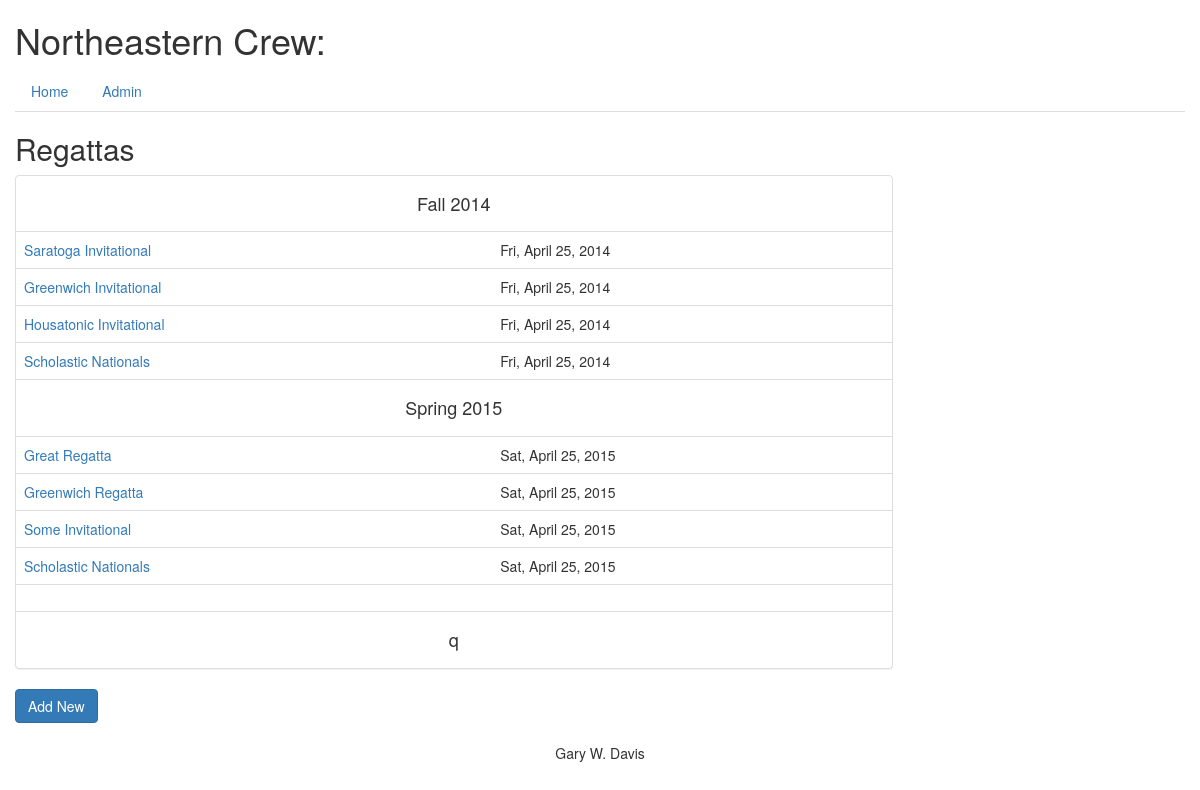
Before: /regattas/ with the older database file.
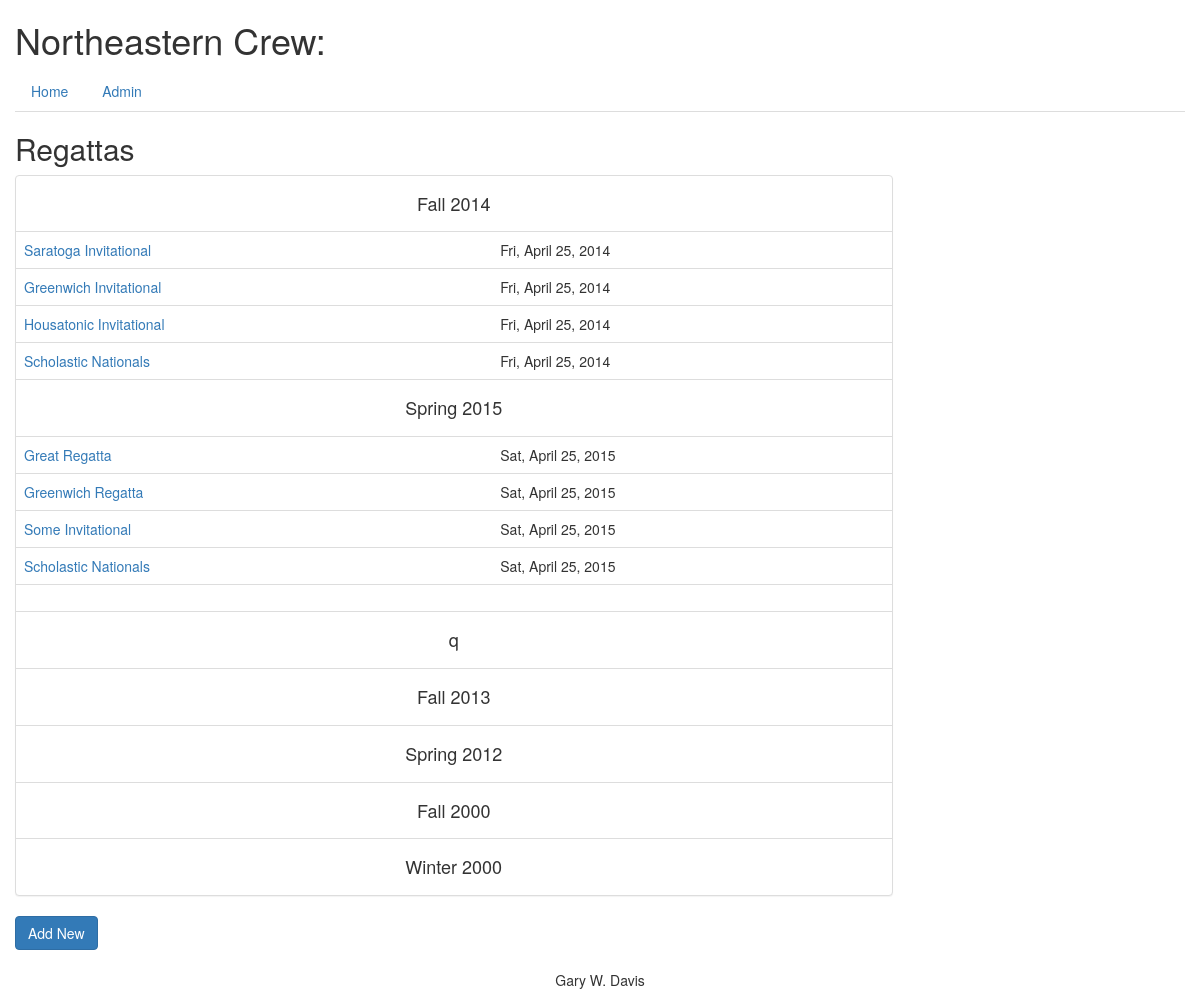
After: the same page with the newer database file.
### database_setup.py (models this page shows, shortened)
class Seasons(Base):
    __tablename__ = 'seasons'
    id = Column(Integer, primary_key=True)
    name = Column(String(30), unique=True, nullable=False)
    short = Column(String(15), unique=True)
    description = Column(String(120))
    rower = relationship('Rowers', secondary='rowerseasons')

class Regattas(Base):
    __tablename__ = 'regattas'
    id = Column(Integer, primary_key=True)
    name = Column(String(250), nullable=False)
    season_id = Column(Integer, ForeignKey('seasons.id'), nullable=False)
    date = Column(DateTime)
    description = Column(String(250))
    weblink = Column(String(250))
    rower = relationship('Rowers', secondary='rowerregattas')
    season = relationship('Seasons')

### rowing.py (the view)
@app.route('/regattas/')
def showRegattas():
    seasons = db_helper.get_all_seasons()
    regattas = db_helper.get_all_regattas()
    return render_template('regattas.html', seasons=seasons, regattas=regattas)

### db_helper.py (called while the page is built)
def get_all_seasons():
    return session.query(Seasons).all()

def get_all_regattas():
    return session.query(Regattas).all()

### templates/regattas.html
{% extends "base.html" %}
{% block content %}
<h2 class='pheader'>Regattas</h2>
<div class="panel panel-default", style="width:75%">
	<table class="table table-hover">
	{% for s in seasons %}
	<tr><td colspan="2" align="center"><h4>{{s.description}}</h4></td></tr>
	{% for r in regattas if r.season_id == s.id %}
	<tr><td><a href='{{url_for('showRegatta',regatta_id=r.id)}}'>{{r.name}}</a></td><td>{{r.date.strftime('%a, %B %d, %Y')}}</td></tr>
	{% endfor %}
	{% endfor %}
	</table>
</div>
<p><a href='{{url_for('addRegatta')}}'><button type="button" class="btn btn-primary">Add New</button></a></p>
{% endblock %}

Changed rows visible on the page:
added Seasons: description "Fall 2013"
added Seasons: description "Spring 2012"
added Seasons: description "Fall 2000"
added Seasons: description "Winter 2000"
